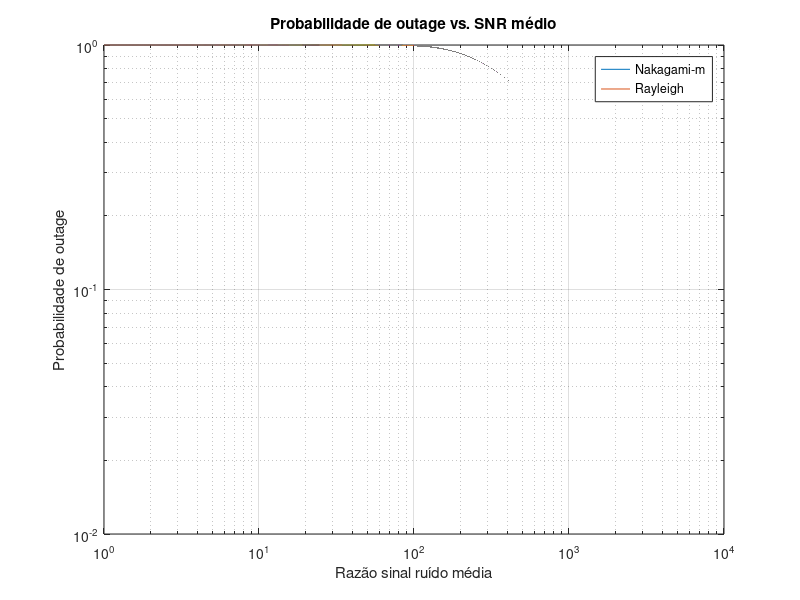

Write MATLAB code to recreate this figure.
close all;
clear all;


m = 1;
r = 6;
n = 4;


di_d0 = [1/2,1/2]; % Relaçoes de distância

% Verifica se a soma é diferente de 1
if sum(di_d0) ~= 1
    error('A soma da razão dos percursos é diferente de 1');
end

Lplus1 = length(di_d0);

gamma_bar = linspace(1, 10000, 1000000);


PFNm = zeros(Lplus1, length(gamma_bar));
PFR = zeros(Lplus1, length(gamma_bar));


for i = 1:Lplus1
    gamma_bar_i = gamma_bar * (1/di_d0(i))^n;
    
    % Outage com Nakagami-m
    PFNm(i,:) = gammainc(m*(2^(Lplus1*r) - 1) ./ gamma_bar_i, m);

    % Outage com Rayleigh
    PFR(i,:) = 1-exp(-(2^(Lplus1*r) - 1) ./ gamma_bar_i);
end

P_F_Nm = 1 - prod(1 - PFNm, 1);
P_F_R = 1 - prod(1 - PFR, 1);

figure;
loglog(gamma_bar, P_F_Nm(1,:));hold on;
loglog(gamma_bar, P_F_R(1,:));

grid on;

xlabel('Razão sinal ruído média');
ylabel('Probabilidade de outage');
title('Probabilidade de outage vs. SNR médio');
legend('Nakagami-m', 'Rayleigh');